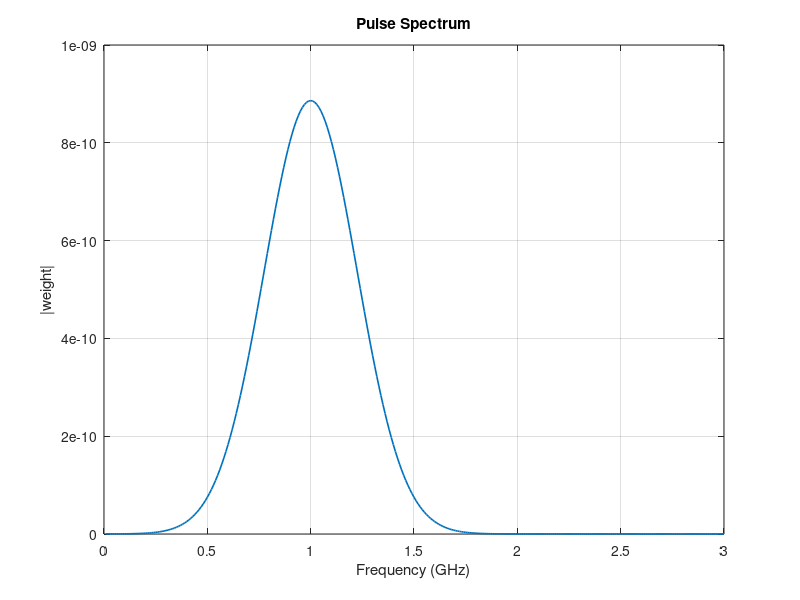
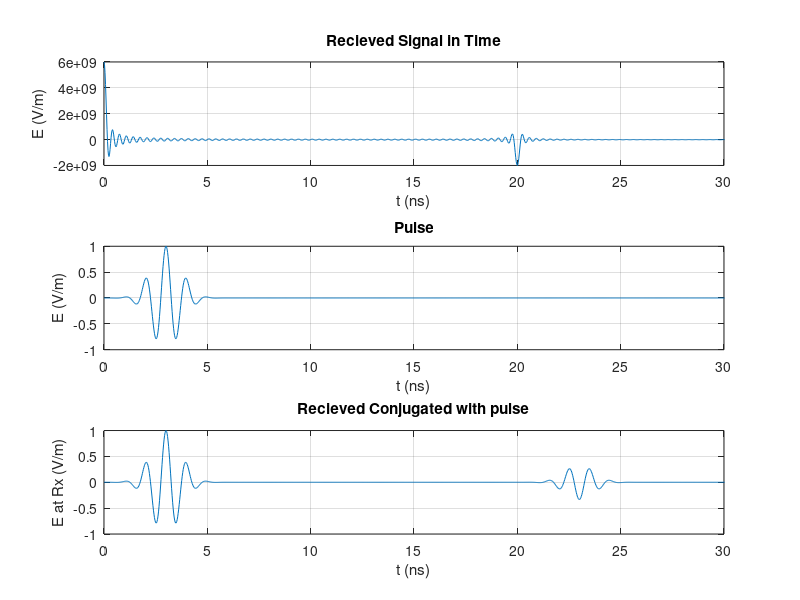
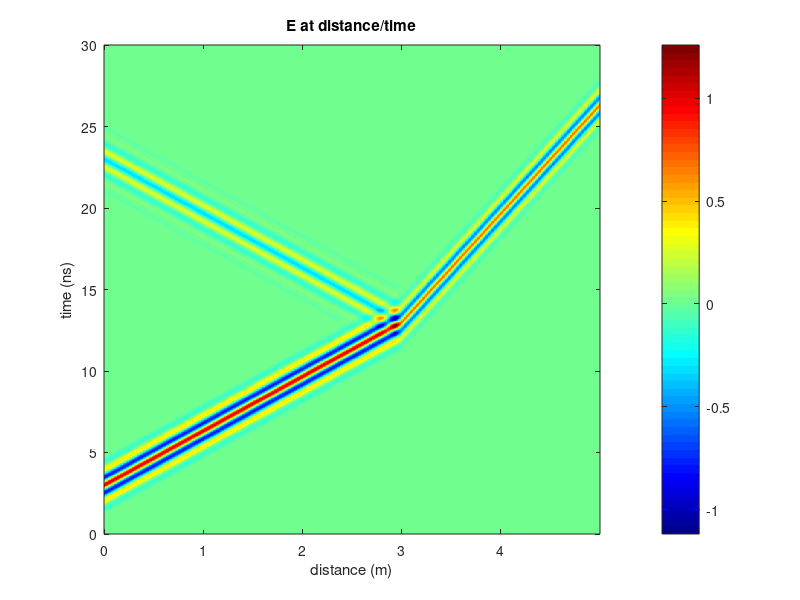

These charts were generated, in order, by the following MATLAB code:
clear; close all; clc;
% Add more layers, maybe model arm, look at TOF, make git

fs_permittivity = 8.854187817e-12; % permittivity of free space 
fs_permeability = pi*4e-7; % permeability of free space 


rel_permittivity_1 = 1; 
rel_permittivity_2 = 4; % relative permittivity of reflector

reflector_dist = 3.0;
zmax = 5.0;


frequency_spacing = 1e7;
max_freq = 3e9; 
no_tones = max_freq/frequency_spacing;
freq_list = (1:no_tones)'*frequency_spacing;

% Values for pulse
f0 = 1e9; %Carrier frequency
tp = 1e-9; % Envelope width



%c0 = 1/sqrt(fs_permittivity*fs_permeability); 
c0 = 3e8;


v1 = c0 * 1/sqrt(rel_permittivity_1); 
imped_1 = sqrt(fs_permeability/(fs_permittivity*rel_permittivity_1));

v2 = c0 * 1/sqrt(rel_permittivity_2); 
imped_2 = sqrt(fs_permeability/(fs_permittivity*rel_permittivity_2));

Reflection_coef = (imped_2 - imped_1)/(imped_2 + imped_1);
Transmission_coef = 2*imped_2/(imped_2 + imped_1);

fprintf('Gamma (Reflection Coefficient) = %+.4f,  Tau (Trasnmission Coefficient) = %.4f\n', Reflection_coef, Transmission_coef);


% Vectors of wave numbers
k1 = 2*pi*freq_list/v1;   
k2 = 2*pi*freq_list/v2;


wavelength = v1/f0;
dist_step = wavelength/40;
z = (0:dist_step:zmax); 
Nz = numel(z);

m1 = (z < reflector_dist);  
m2 = ~m1;

Ei = exp(-1j*k1*z).*m1;
Hi = -Ei/imped_1;

Er = Reflection_coef*exp(-1j*k1*(2*reflector_dist - z)).*m1;
Hr = Er/imped_1;

Et = Transmission_coef*exp(-1j*k1*reflector_dist).*exp(-1j*k2*(z - reflector_dist)).*m2;
E = Ei + Er + Et;

Ht = -Et/imped_2;
H  = Hi + Hr  + Ht;



Y = E(:, 1);


Frequency_Weights = (tp*sqrt(pi)/2) * exp(-1j*2*pi*freq_list*3*tp);

Frequency_Weights = Frequency_Weights .* exp(-(pi*(freq_list - f0)*tp).^2);   % Gaussian bell around f0

response = Frequency_Weights.*Y;

Ifft_Length = 2^12;

time_axis = (0:Ifft_Length-1)'/(Ifft_Length*frequency_spacing);  


synth = @(S) real(ifft([0; Ifft_Length*frequency_spacing*S; zeros(Ifft_Length-2*no_tones-1,1); conj(flipud(Ifft_Length*frequency_spacing*S))]));
full_synth = @(S) real(ifft([zeros(1,Nz); Ifft_Length*frequency_spacing*S; zeros(Ifft_Length-2*no_tones-1, Nz);conj(flipud(Ifft_Length*frequency_spacing*S))]));

recieved = synth(Y);
transmitted = synth(Frequency_Weights); 
response_signal = synth(response);

response_full = Frequency_Weights .* E; 
Etz = full_synth((response_full));


figure;

plot(freq_list/1e9, abs(Frequency_Weights), 'LineWidth', 1.2); grid on
xlabel('Frequency (GHz)'); ylabel('|weight|');
title('Pulse Spectrum');


figure;
subplot(3,1,1);

plot(time_axis*1e9, recieved); grid on
xlim([0 30]); xlabel('t (ns)'); ylabel('E (V/m)');
title('Recieved Signal in Time');

subplot(3,1,2);

plot(time_axis*1e9, transmitted); grid on
xlim([0 30]); xlabel('t (ns)'); ylabel('E (V/m)');
title('Pulse');

subplot(3,1,3);

plot(time_axis*1e9, response_signal); grid on
xlim([0 30]); xlabel('t (ns)'); ylabel('E at Rx (V/m)');
title('Recieved Conjugated with pulse');


figure;
imagesc(z, time_axis*1e9, Etz);
axis xy;
colormap(jet);
colorbar;
ylim([0 30]); xlabel('distance (m)'); ylabel('time (ns)');
title('E at distance/time');
